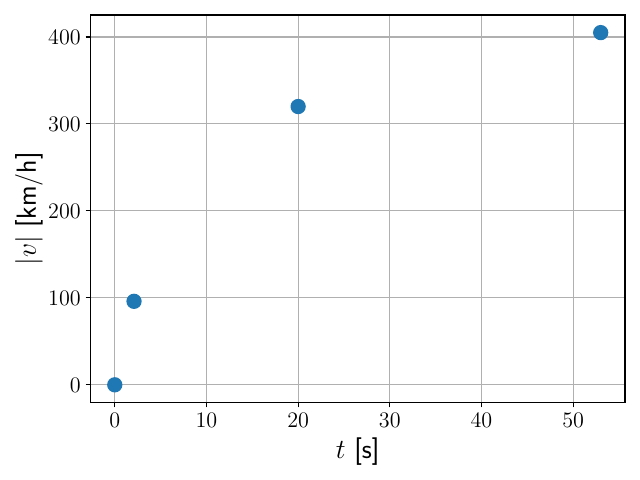

Generate this figure with Python:
#!/usr/bin/env python3

import numpy as np
import matplotlib.pyplot as plt
plt.style.use('../../../utils/clases.mplstyle')
from matplotlib.ticker import AutoMinorLocator, MultipleLocator

t = np.array([0, 2.1, 20, 53])
v = np.array([0, 96, 320, 405])

ax = plt.gca()
ax.plot(t, v, 'o')
# ax.xaxis.set_major_locator(MultipleLocator(1))
# ax.xaxis.set_minor_locator(MultipleLocator(1/6))
plt.xlabel(r'$t$ [s]')
plt.ylabel(r'$|v|$ [km/h]')

plt.grid(which='both', ls='-')
plt.tight_layout()
plt.savefig("ac-08.pdf")
